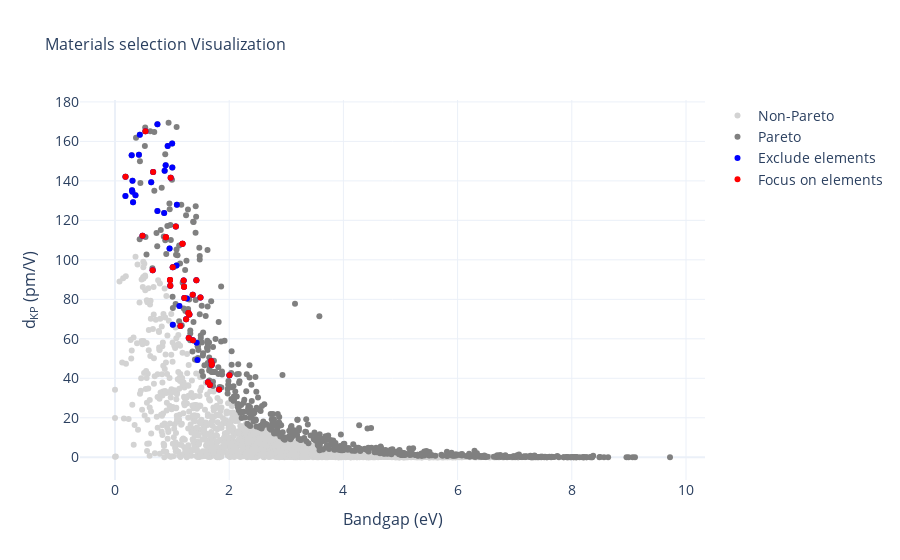

This figure's notebook cell:
### Code cell
import plotly.express as px
import plotly.graph_objects as go

nb_pareto_peeled = 10

print("Select the Pareto front")
print(f"{df_outputs_filtout.shape = }")
df_pareto, df_wo_pareto = peel_pareto_fronts(nb_pareto_peeled, df_outputs_filtout, X_name='src_bandgap', Y_name='dKP')
print(f"Peel {nb_pareto_peeled} Pareto fronts")
print(f"{df_pareto.shape = }")

# Plotly scatter plot
fig = go.Figure()

# Add non-Pareto points
list_hovertext = []
for ir, r in df_wo_pareto.iterrows():
        list_hovertext.append(ir + " " + r['formula_reduced'])
fig.add_trace(go.Scatter(
    x=df_wo_pareto['src_bandgap'],
    y=df_wo_pareto['dKP'],
    mode='markers',
    name='Non-Pareto',
    marker=dict(color='lightgray'),
    hovertext=list_hovertext,
    hoverinfo='text'
))

# Add Pareto points
list_hovertext = []
for ir, r in df_pareto.iterrows():
        list_hovertext.append(ir + " " + r['formula_reduced'])
fig.add_trace(go.Scatter(
    x=df_pareto['src_bandgap'],
    y=df_pareto['dKP'],
    mode='markers',
    name='Pareto',
    marker=dict(color='gray'),
    hovertext=list_hovertext,
    hoverinfo='text'
))


# Convert excluded elements to drop indices
idx_to_drop = []
for ir, r in df_pareto.iterrows():
    for e in r['elements']:
        if e in elem_to_excl:
            idx_to_drop.append(ir)
df_pareto = df_pareto.drop(idx_to_drop, axis=0)
print("Exclude elements")
print(f"{df_pareto.shape = }")

# Add Pareto points
list_hovertext = []
for ir, r in df_pareto.iterrows():
        list_hovertext.append(ir + " " + r['formula_reduced'])
fig.add_trace(go.Scatter(
    x=df_pareto['src_bandgap'],
    y=df_pareto['dKP'],
    mode='markers',
    name='Exclude elements',
    marker=dict(color='blue'),
    hovertext=list_hovertext,
    hoverinfo='text'
))

# Focus elements for keeping
idx_to_keep = []
for ir, r in df_pareto.iterrows():
    for e in r['elements']:
        if e in elem_to_focus:
            idx_to_keep.append(ir)
df_pareto = df_pareto.loc[idx_to_keep]
print("Focus on elements")
print(f"{df_pareto.shape = }")

# Add Pareto points
list_hovertext = []
for ir, r in df_pareto.iterrows():
        list_hovertext.append(ir + " " + r['formula_reduced'])
fig.add_trace(go.Scatter(
    x=df_pareto['src_bandgap'],
    y=df_pareto['dKP'],
    mode='markers',
    name='Focus on elements',
    marker=dict(color='red'),
    hovertext=list_hovertext,
    hoverinfo='text'
))

# Add axis labels and title
# Update layout with larger font sizes
fig.update_layout(
    title="Materials selection Visualization",
    title_font=dict(size=16),  # Title font size
    xaxis=dict(
        title="Bandgap (eV)",
        title_font=dict(size=16),  # X-axis title font size
        tickfont=dict(size=14)  # X-axis tick font size
    ),
    yaxis=dict(
        title="d<sub>KP</sub> (pm/V)",
        title_font=dict(size=16),  # Y-axis title font size
        tickfont=dict(size=14)  # Y-axis tick font size
    ),
    legend=dict(
        font=dict(size=14)  # Legend font size
    ),
    template="plotly_white"
)

fig.show()

display(df_pareto[['formula_reduced', 'crystal_system', 'dKP', 'n', 'src_bandgap', 'nsites', 'spg_number', 'origin']])

### Figure 1 — Plotly figure (JSON) as saved in the notebook; plotly's stock layout.template omitted (floating-point values rounded to 4 significant figures; data arrays with more than 128 entries replaced by an {"elided": "..."} marker saying what was removed)
{"data": [{"hoverinfo": "text", "hovertext": {"elided": "1888 str values"}, "marker": {"color": "lightgray"}, "mode": "markers", "name": "Non-Pareto", "type": "scatter", "x": {"elided": "1888 float values"}, "y": {"elided": "1888 float values"}}, {"hoverinfo": "text", "hovertext": {"elided": "630 str values"}, "marker": {"color": "gray"}, "mode": "markers", "name": "Pareto", "type": "scatter", "x": {"elided": "630 float values"}, "y": {"elided": "630 float values"}}, {"hoverinfo": "text", "hovertext": ["mp-34903 MgGeP2", "mp-1214384 Ca11GaSb9", "agm001398369 KSrHgSb", "agm002144441 HfCoBi", "agm006104772 Sr8AgBi5", "agm003161522 BaTlAs", "agm003600658 NbSnRh", "mp-4666 CdSiP2", "mp-1215555 Zn2Si2As3P", "mp-1222618 Li2ZnCdP2", "agm001406676 CsBaHgBi", "mp-1105127 MnP4", "mp-1222661 Li2MgCdP2", "agm006085187 AlGa3P4", "mp-2490 GaP", "mp-10182 LiZnP", "agm002131941 BaTlSb", "mp-924128 HfNiSn", "agm002790067 AlInP2", "mp-1016197 MgSiAs2", "mp-2624 AlSb", "mp-1009083 MgSnP2", "mp-1215540 ZnSiAsP", "mp-4524 ZnGeP2", "agm003202390 YZn4Ir", "agm002874561 Ga2AsP", "mp-578752 Sr11InSb9", "agm003263018 TcP", "agm003160707 HfSnPd", "mp-4763 ZnSiP2", "mp-1215549 Zn2Si2AsP3", "mp-1094088 NbCoSn", "mp-9437 NbFeSb", "agm002225799 NbSnIr", "mp-1210275 Na3Sr3GaSb4", "agm002336867 Hf(Fe2Ge3)2", "agm002790551 AlGaP2", "agm002194508 ZrSbIr", "agm002205907 HfCoAs", "agm005850016 Al2GaAs3", "agm005483678 HfZr(SbRh)2", "mp-2534 GaAs", "agm002787987 AlGaAs2", "mp-1215429 ZnSnP2", "mp-570213 LiMgBi", "agm003202410 ZrZn4Os", "agm002336875 Zr(Fe2Ge3)2", "agm005893457 Al2InP3", "agm002178008 ZnP2", "mp-1207082 LiMgSb", "mp-27411 TlP5", "mp-31451 ZrCoBi", "agm002135972 CdAs2", "agm003161946 Ga2AsP", "mp-1219203 Si3P3Rh", "mp-3432 ScNiSb", "mp-961687 ZrSnPd"], "marker": {"color": "blue"}, "mode": "markers", "name": "Exclude elements", "type": "scatter", "x": [1.496, 1.084, 1.004, 1.001, 0.7429, 0.9755, 0.9227, 1.426, 1.182, 1.065, 0.8873, 0.5336, 2.004, 1.697, 1.684, 1.361, 0.8696, 0.4347, 1.692, 1.303, 1.26, 1.214, 1.209, 1.203, 0.956, 0.8907, 0.8611, 0.6678, 0.4188, 1.364, 1.286, 1.077, 0.743, 0.6342, 0.3066, 0.2923, 1.664, 1.43, 1.292, 1.246, 1.128, 0.1839, 1.011, 0.4822, 0.3587, 0.3043, 0.2985, 1.824, 1.629, 1.444, 1.146, 1.012, 0.9683, 0.9648, 0.6599, 0.3161, 0.1828], "y": [80.94, 127.9, 146.8, 158.9, 168.7, 141.5, 157.7, 89.66, 108.2, 116.9, 147.9, 165.1, 41.54, 47.45, 48.75, 82.32, 145.2, 163.4, 46.68, 72.37, 80.41, 80.7, 86.32, 89.51, 105.7, 111.5, 123.7, 144.5, 153.2, 59.29, 73.11, 97.13, 124.7, 139.3, 140.1, 153.0, 36.63, 58.01, 60.43, 69.89, 76.68, 142.1, 96.3, 112.2, 132.7, 134.4, 135.3, 34.38, 37.96, 49.31, 66.51, 67.16, 86.83, 89.82, 94.71, 129.2, 132.4]}, {"hoverinfo": "text", "hovertext": ["mp-34903 MgGeP2", "agm003161522 BaTlAs", "mp-4666 CdSiP2", "mp-1215555 Zn2Si2As3P", "mp-1215555 Zn2Si2As3P", "mp-1222618 Li2ZnCdP2", "mp-1105127 MnP4", "mp-1222661 Li2MgCdP2", "agm006085187 AlGa3P4", "mp-2490 GaP", "mp-10182 LiZnP", "agm002790067 AlInP2", "mp-1016197 MgSiAs2", "mp-1009083 MgSnP2", "mp-1215540 ZnSiAsP", "mp-1215540 ZnSiAsP", "mp-4524 ZnGeP2", "agm002874561 Ga2AsP", "agm002874561 Ga2AsP", "agm003263018 TcP", "mp-4763 ZnSiP2", "mp-1215549 Zn2Si2AsP3", "mp-1215549 Zn2Si2AsP3", "agm002790551 AlGaP2", "agm002205907 HfCoAs", "agm005850016 Al2GaAs3", "mp-2534 GaAs", "agm002787987 AlGaAs2", "mp-1215429 ZnSnP2", "agm005893457 Al2InP3", "agm002178008 ZnP2", "mp-27411 TlP5", "agm002135972 CdAs2", "agm003161946 Ga2AsP", "agm003161946 Ga2AsP", "mp-1219203 Si3P3Rh"], "marker": {"color": "red"}, "mode": "markers", "name": "Focus on elements", "type": "scatter", "x": [1.496, 0.9755, 1.426, 1.182, 1.182, 1.065, 0.5336, 2.004, 1.697, 1.684, 1.361, 1.692, 1.303, 1.214, 1.209, 1.209, 1.203, 0.8907, 0.8907, 0.6678, 1.364, 1.286, 1.286, 1.664, 1.292, 1.246, 0.1839, 1.011, 0.4822, 1.824, 1.629, 1.146, 0.9683, 0.9648, 0.9648, 0.6599], "y": [80.94, 141.5, 89.66, 108.2, 108.2, 116.9, 165.1, 41.54, 47.45, 48.75, 82.32, 46.68, 72.37, 80.7, 86.32, 86.32, 89.51, 111.5, 111.5, 144.5, 59.29, 73.11, 73.11, 36.63, 60.43, 69.89, 142.1, 96.3, 112.2, 34.38, 37.96, 66.51, 86.83, 89.82, 89.82, 94.71]}], "layout": {"legend": {"font": {"size": 14}}, "title": {"font": {"size": 16}, "text": "Materials selection Visualization"}, "xaxis": {"tickfont": {"size": 14}, "title": {"font": {"size": 16}, "text": "Bandgap (eV)"}}, "yaxis": {"tickfont": {"size": 14}, "title": {"font": {"size": 16}, "text": "d<sub>KP</sub> (pm/V)"}}}}
